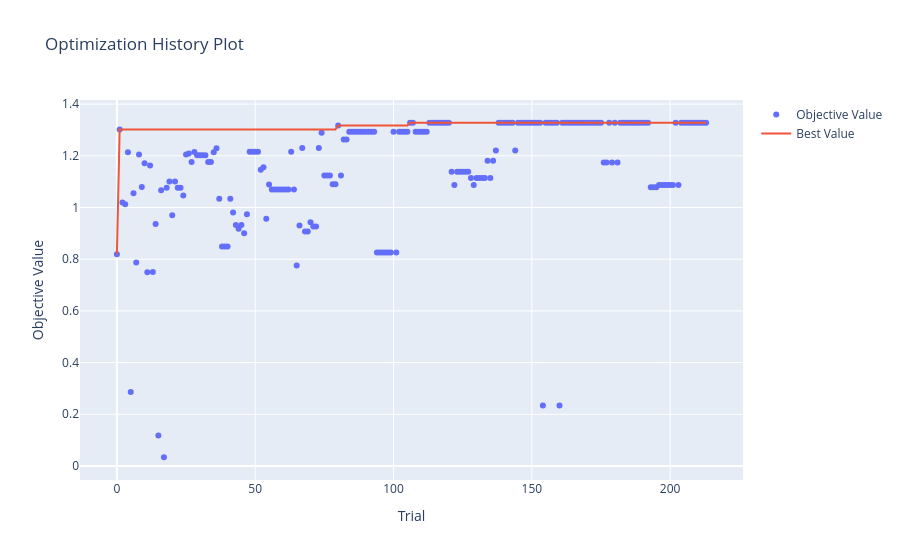

Source (notebook cell):
### Markdown cell above
**可视化**

### Code cell
optuna.visualization.plot_optimization_history(study).show()

### Figure 1 — Plotly figure (JSON) as saved in the notebook; plotly's stock layout.template omitted (floating-point values rounded to 4 significant figures; data arrays with more than 128 entries replaced by an {"elided": "..."} marker saying what was removed)
{"data": [{"mode": "markers", "name": "Objective Value", "type": "scatter", "x": {"elided": "214 int values"}, "y": {"elided": "214 float values"}}, {"mode": "lines", "name": "Best Value", "type": "scatter", "x": {"elided": "214 int values"}, "y": {"elided": "214 float values"}}, {"marker": {"color": "#cccccc"}, "mode": "markers", "name": "Infeasible Trial", "showlegend": false, "type": "scatter", "x": [], "y": []}], "layout": {"title": {"text": "Optimization History Plot"}, "xaxis": {"title": {"text": "Trial"}}, "yaxis": {"title": {"text": "Objective Value"}}}}
